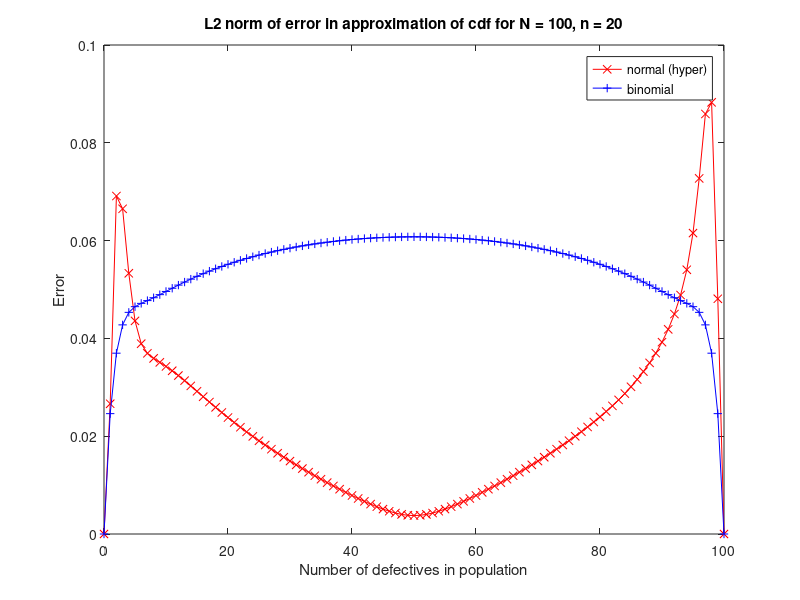

Write MATLAB code to recreate this figure.
%------------------------------------------------------------------------------
% Filename: norm2_comparison.m
% 
% To determine errors in approximation of hypergeometric distribution
%
% This code takes population size and sample size to generate sampling
% distributions. Approximation errors are determined for normal and binomial
% approximations.
%
% Reference: http://naumaan.com/files/HypGeo-CI-Naumaan_Nayyar.pdf
%
% Author: Naumaan Nayyar
%
% Date: August 8, 2015
%------------------------------------------------------------------------------

close all
clear all
clc

N = 100; %population size
D = 0:N; %defectives in population
n = 20; %sample size

p = D/N; %proportion of defectives in population
x = 0:n; %defectives in sample
errnorm2 = zeros(N+1,2);
errbino = zeros(N+1,2);

for i = D
    zhype = hygepdf(x,N,i,n);
    znorm2 = normcdf(x+0.5,n*p(i+1),sqrt(n*p(i+1)*(1-p(i+1))*(N-n)/(N-1)))-normcdf(x-0.5,n*p(i+1),sqrt(n*p(i+1)*(1-p(i+1))*(N-n)/(N-1)));
    zbino = binopdf(x,n,p(i+1));

    yhype = hygecdf(x,N,D(i+1),n);
    ynorm2 = normcdf(x+0.5,n*p(i+1),sqrt(n*p(i+1)*(1-p(i+1))*(N-n)/(N-1)));
    ybino = binocdf(x,n,p(i+1));

    errnorm2(i+1,:) = [norm(zhype-znorm2,2) norm(yhype-ynorm2,2)];
    errbino(i+1,:) = [norm(zhype-zbino,2) norm(yhype-ybino,2)];
    
end

% plot(D,errnorm2(:,1),'-xr');
% hold on
% plot(D,errpois(:,1),'-+b');
% xlabel('Number of defectives in population');
% ylabel('Error');
% legend('normal (hyper)','poisson');
% str = sprintf('L2 norm of error in approximation of pdf for N = %d, n = %d',N,n);
% title(str);
% hold off

figure,plot(D,errnorm2(:,2),'-xr');
hold on
plot(D,errbino(:,2),'-+b');
xlabel('Number of defectives in population');
ylabel('Error');
legend('normal (hyper)','binomial');
str = sprintf('L2 norm of error in approximation of cdf for N = %d, n = %d',N,n);
title(str);
hold off